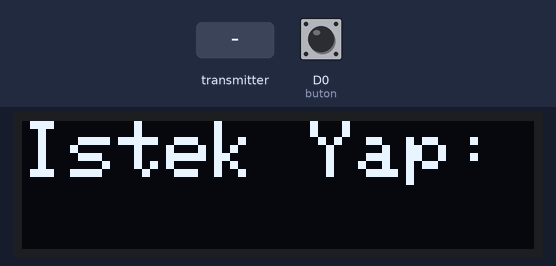
Recording of a sketch running on a simulated ESP8266 (NodeMCU). Shown: 128×32 one-colour display. The test bench sets the inputs (shaded band); at power-on: D0 (buton) HIGH. What the sketch prints to the serial monitor is not drawn.

Above: at 3.2 s.
3.3 s: the transmitter starts sending cevap = 1
At 4.1 s:
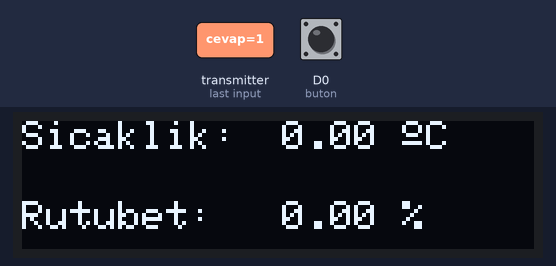
4.8 s: the transmitter starts sending temp = 25
At 6.0 s:
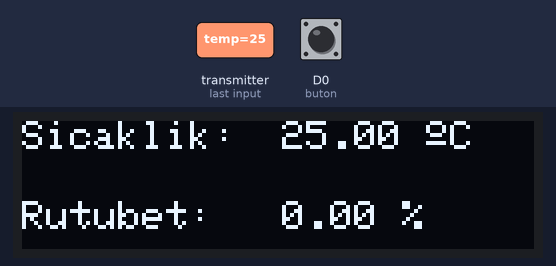
6.3 s: the transmitter starts sending cevap = 0
At 7.1 s:
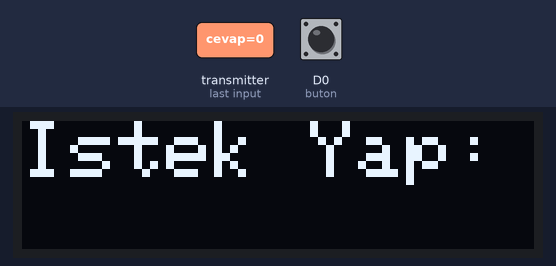
Timing chart, 0 to 9.3 s (numbered marks = the images above; inputs shaded):
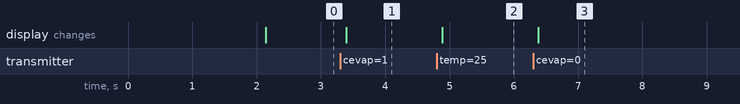

Measured:
- after the input at 3.3 s, the display: changes after 0.09 s (image 1)
- after the input at 4.8 s, the display: changes after 0.09 s (image 2)
- after the input at 6.3 s, the display: changes after 0.08 s (image 3)

The sketch:

esp_now_iki_yonlu_butonlu_node.ino
```cpp
//MUCİT PİLOT 2020
//ESP NOW fonksiyonu
//İki yönlü İletişim Örneği

//ESPNOW İSTEK YAPAN CİHAZ KODU
//Bir cihazdan diğerine istek mesajı gönderiyoruz. İsteği alan diğer cihaz sensöründen okudğu verileri
//isteği yapan cihaza gönderiyor.


//gerekli kütüphanler ve linkleri
#include <ESP8266WiFi.h>//esp kartta mevcut yüklemeye gerek yok
#include <espnow.h>//esp kartta mevcut yüklemeye gerek yok

#include <Adafruit_Sensor.h>//https://github.com/adafruit/Adafruit_Sensor
#include <Wire.h>//esp kartta mevcut yüklemeye gerek yok
#include <Adafruit_GFX.h>//https://github.com/adafruit/Adafruit-GFX-Library
#include <Adafruit_SSD1306.h>//https://github.com/adafruit/Adafruit_SSD1306

//OLED ekran ayarları
#define SCREEN_WIDTH 128 // OLED display genişlik piksel
#define SCREEN_HEIGHT 32 // OLED display yükseklik piksel
//kullanacağımız buton
#define buton D0

// kullanılacak değişkenler
float gelenTemp;
float gelenHum;
bool gelencevap;
bool istekiletildi=1;
const long bekleme = 5000;
unsigned long oncekiMillis = 0;

// I2C protokolü ile çalışan bir SSD1306 ekran nesnesi yaratıyoruz (SDA (D2), SCL (D1) pinlerine bağlanacak)
Adafruit_SSD1306 display(SCREEN_WIDTH, SCREEN_HEIGHT, &Wire, -1);//wire protokolü belirtir. -1 ise ekranda reset butonu olup olmadığını. -1 ise yok demek


// Alıncak ve gönderilecek veri yapısı için structure tanımlama
// Diğer kartlar ile aynı yapı olmalı
typedef struct struct_message {
    bool istekgonder;
    float temp;
    float hum;
    bool cevap;
} struct_message;

int butondurumu=0; //butonu takip için

//diğer kartın mac adresini girin
uint8_t alici_macadresi[] = {0x98, 0xF4, 0xAB, 0xDC, 0xC6, 0x91};


// İstek göndermek için yarattığımız veri yapısı
struct_message istekyolla;

// gelen verileri almak için yarattığımız veri yapısı
struct_message gelenveriler;

// Veriler gönderildiğinde çalıştıracağımız fonksiyon
void VerilerGonderildiginde(uint8_t *mac_addr, uint8_t sendStatus) {
  Serial.print("Son Verinin GÖnderilme Durumu: ");
  if (sendStatus == 0){
    Serial.println("İstek mesajı iletildi");
    istekiletildi=1;
  }
  else{
    Serial.println("İstek İletilemedi !!!");
    istekiletildi=0;//hata mesajını oled ekranda göstermek için kullandım
  }
}

// Veriler alındığında çalışacak fonksiyon
void VerilerAlindiginda(uint8_t * mac, uint8_t *incomingData, uint8_t len) {
  memcpy(&gelenveriler, incomingData, sizeof(gelenveriler));
  Serial.print("Alınan veri boyutu: ");
  Serial.println(len);
  //alınan verileri değişkenlerimize atıyoruz
  gelenTemp = gelenveriler.temp;
  gelenHum = gelenveriler.hum;
  gelencevap = gelenveriler.cevap;


}

void gelenverileriyazdir(){
  //Alınan verileri Serial Monitöre yazmak için
  Serial.println("GELEN DEGERLER:");
  Serial.print("Sıcaklık: ");
  Serial.print(gelenTemp);
  Serial.println(" ºC");
  Serial.print("Rutubet: ");
  Serial.print(gelenHum);
  Serial.println(" %");

}

void setup() {

  Serial.begin(115200);
  pinMode(buton, INPUT_PULLUP);//butonu tanımladık

  // Cihazı station olarak tanımlayıp bağlıysa ağlardan çıkıyoruz
  WiFi.mode(WIFI_STA);
  WiFi.disconnect();

  // ESP-NOW'u başlatıyoruz
  if (esp_now_init() != 0) {
    Serial.println("ESP NOW Başaltılamadı!!!");
    return;
  }

  // Bu kartın rolünü tanımlıyoruz. Çift yönlü iletişimde kartlar COMBO olmalı
  esp_now_set_self_role(ESP_NOW_ROLE_COMBO);

  // Yukarıda tanımladığımız ve veri gönderildiğinde çalışacak fonksiyonu atıyoruz
  esp_now_register_send_cb(VerilerGonderildiginde);

  // Bağlanılacak diğer karta bağlantıyı tanımlıyoruz
  esp_now_add_peer(alici_macadresi, ESP_NOW_ROLE_COMBO, 1, NULL, 0);

  // Yukarıda tanımladığımız ve veri alındığında çalışacak fonksiyonu atıyoruz
  esp_now_register_recv_cb(VerilerAlindiginda);

  if(!display.begin(SSD1306_SWITCHCAPVCC, 0x3C)) { //Eğer ekran başlatılamazsa hata mesajı verecek
    Serial.println(F("SSD1306 ekran hatası"));
    for(;;);//sonsuza kadar döner buradan çıkmaz
  }
  delay(2000);
  display.clearDisplay();//ekranı temizliyoruz.
  display.setTextColor(WHITE);//ekran yazı rengini beyaza ayarladık
}

void loop() {

  if (digitalRead(buton)==HIGH) //eğer butona basılmışsa
  {
        delay(100);
        istekyolla.istekgonder = 1;//alıcıya istekgonder değişkenini 1 yapıp gönderiyoruz
        esp_now_send(alici_macadresi, (uint8_t *) &istekyolla, sizeof(istekyolla));
        Serial.println("İstek Gönderilme Denendi");

     butondurumu=1;//buton durumunu kontrol amaçlı takip ediyoruz.
     oncekiMillis=millis(); //cevap alındığında ekranda belli bir süre göndermek için önceki milisi güncelledik

  }

  //eğer gelen cevap paketi içinde gelencevap değişkeni 1 ise ve öncesinde butonla talep de etmişsek
  if (gelencevap==true && butondurumu==1){

    unsigned long simdikiMillis = millis();//sayacı başlattık
    //bekleme süresi kadar zaman geçmişse
    if (simdikiMillis - oncekiMillis >= bekleme) {
      gelencevap=false;//artık gelen cevap değişkenini tekrar sıfırla çünkü gösterdik işimiz bitti
      butondurumu=0;//artık buton değişkenini tekrar sıfırla çünkü gösterdik işimiz bitti
      oncekiMillis = simdikiMillis;//sayacı tekrar sıfırladık
    }

  //gelen verileri serial monitöre yazdır
  gelenverileriyazdir();

  // sıcaklık verisinin OLED ekrana yazdırılması
      display.clearDisplay();
      display.setTextSize(1);//metin boyutu en küçük
      display.setCursor(0,0);//cursor'u pozisyona konumlandırdık
      display.print("Sicaklik: ");
      display.setTextSize(1);
      display.setCursor(65,0);
      display.print(gelenTemp);
      display.print(" ");
      display.setTextSize(1);
      display.cp437(true);//yazı karakterleri dışındaki sembolleri yazdırmak için cp437 (DOS) tablosunu kullanıyoruz
      display.write(167);//derece işaretinin karşılığı
      display.setTextSize(1);
      display.print("C");

   // rutubeti yazdırıyoruz
      display.setTextSize(1);
      display.setCursor(0, 20);
      display.print("Rutubet: ");
      display.setTextSize(1);
      display.setCursor(65, 20);
      display.print(gelenHum);
      display.print(" %");

      display.display();

  }
  else{ //veri gösterme ekranında değilsek istek yap ekranı gösterilecek
      display.clearDisplay();
      display.setTextSize(2);
      display.setCursor(0, 0);
      display.print("Istek Yap: ");
      display.display();
      //eğer isteğimizin iletilmesinde sorun varsa istek iletilemedi hata mesajı 2sn gösterilecek
      if (istekiletildi==0){
          istekiletildi=1;
          display.clearDisplay();
          display.setTextSize(1);//metin boyutu en küçük
          display.setCursor(0,0);//cursor'u pozisyona konumlandırdık
          display.print("istek iletilemedi !");
          display.display();
          delay(2000);
      }
  }


}
```
